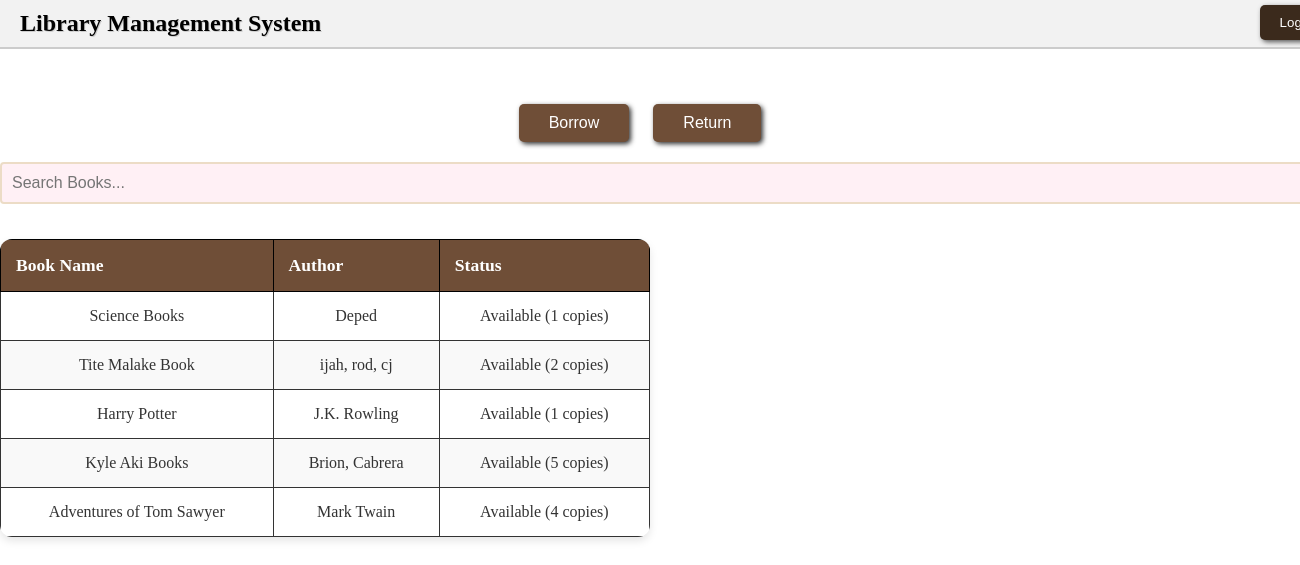
The app's page /member/homepage (signed in), older data.
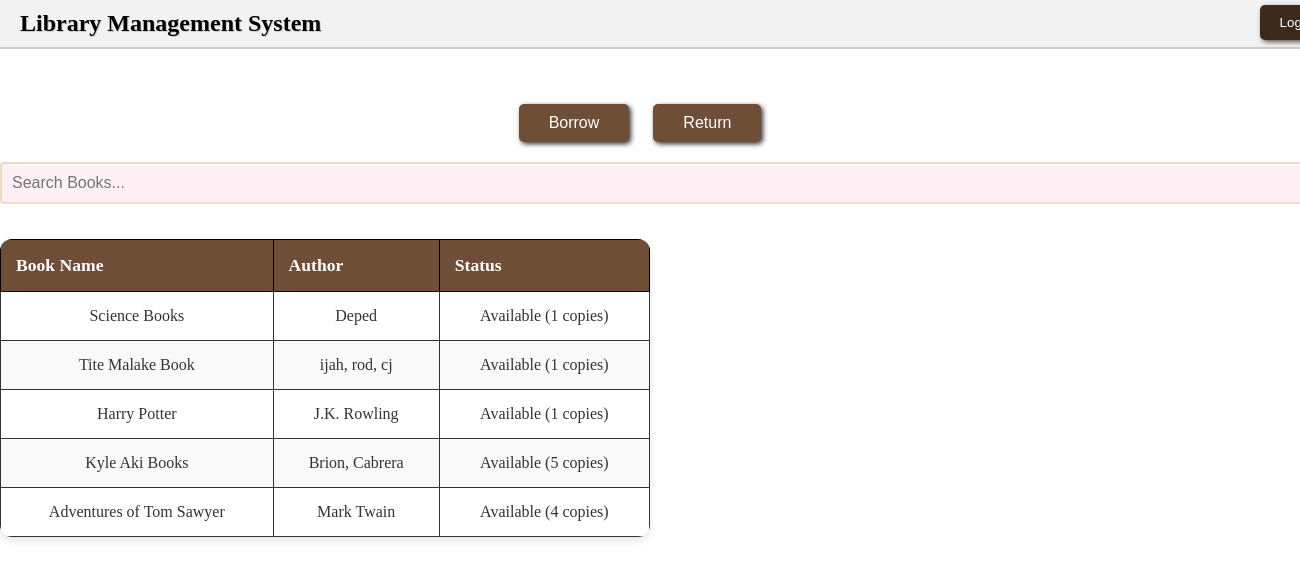
The same page, newer data.
### website/models.py (models this page shows, shortened)
class Book(db.Model):
    id = db.Column(db.Integer, primary_key=True)
    title = db.Column(db.String(255), nullable=False)
    author = db.Column(db.String(255), nullable=False)
    isbn = db.Column(db.String(20), unique=True, nullable=False)
    available_copies = db.Column(db.Integer, default=1)

### website/views.py (the view)
@views.route('/member/homepage')
@login_required
def member_homepage():
    books = Book.query.all()
    borrowed_books = BorrowRecord.query.filter_by(user_id=current_user.id).all()
    return render_template('member_home.html', books=books, borrowed_books=borrowed_books)

### website/__init__.py (called while the page is built)
def create_app():
    app = Flask(__name__)
    app.config["SECRET_KEY"] = 'aobwduiao'
    app.config['SQLALCHEMY_DATABASE_URI'] = f'sqlite:///library.db'
    db.init_app(app)
    migrate.init_app(app, db)
    bcrypt.init_app(app)
    login_manager.init_app(app)
    @login_manager.user_loader
    def load_user(user_id):
        return User.query.get(int(user_id))
    from .auth import auth
    app.register_blueprint(auth)
    from .views import views
    app.register_blueprint(views)
    with app.app_context():
        try:
            with db.engine.connect() as connection:
                connection.execute(text("SELECT 1"))
            print("Database connection successful!")
        except Exception as e:
            print(f"Database connection failed: {e}")
    create_database(app)
    return app

### website/templates/member_home.html (shortened to what this page needs)
{% extends "base.html" %}
{% block content %}
  <div class="container-member">
    <div class="header2">
      <h1>Library Management System</h1>
    </div>
    <button class="logout-btns" onclick="popLogout()">Logout</button>
    <div class="actions">
      <button class="action-btn" onclick="showBorrowBooks()">Borrow</button>
      <button class="action-btn">Return</button>
    </div>
    <div class="search-bar-member" style="margin-top: 20px;">
      <input type="text" id="searchInput" placeholder="Search Books..." onkeyup="searchBooks()">
    </div>
    <div class="table-member">
      <table>
        <thead>
          <tr>
            <th>Book Name</th>
            <th>Author</th>
            <th>Status</th>
          </tr>
        </thead>
        <tbody>
          {% for book in books %}
          <tr>
            <td>{{ book.title }}</td>
            <td>{{ book.author }}</td>
            <td>
              {% if book.available_copies > 0 %}
                Available ({{ book.available_copies }} copies)
              {% else %}
                Not Available
              {% endif %}
            </td>
          </tr>
          {% endfor %}
        </tbody>
      </table>
    </div>
  </div>
{% endblock %}

### website/templates/base.html (shortened to what this page needs)
<!DOCTYPE html>
<html lang="en">
<head>
    <link rel="stylesheet" href="https://cdnjs.cloudflare.com/ajax/libs/font-awesome/6.5.0/css/all.min.css">
    <link rel="stylesheet" type="text/css" href="{{ url_for('static', filename='style.css') }}">
    <link rel="stylesheet" href="{{ url_for('static', filename='style.css') }}">
</head>
<body>
    {% block content %}{% endblock %}
</body>
</html>

### website/static/style.css (style rules this page uses)
body { margin: 0; padding: 0; font-family: 'Georgia', cursive; background-image: url('https://i.pinimg.com/736x/01/13/f9/0113f94f11c47c63ce2221645121b863.jpg'); background-size: cover; background-attachment: fixed; text-align: center; }
.search-bar-member input { width: 100%; padding: 10px; margin-bottom: 15px; border: 2px solid #ecdcc6; background: #fff0f5; border-radius: 4px; font-size: 1rem; }
.table1 table, th, td { border: 1px solid #000; }
.table1 th, td { padding: 10px; text-align: center; }
.table table, th, td { border: 1px solid #000; }
.table th, td { padding: 10px; text-align: center; }
.table2 table, th, td { border: 1px solid #000; }
.table2 th, td { padding: 10px; text-align: center; }
.table3 table, th, td { border: 1px solid #000; }
.table3 th, td { padding: 10px; text-align: center; }
.table4 table, th, td { border: 1px solid #000; }
.table4 th, td { padding: 10px; text-align: center; }
.header2 { background-color: #f2f2f2; padding: 10px 20px; display: flex; justify-content: space-between; align-items: center; border-bottom: 2px solid #ccc; }
.header2 h1 { margin: 0; font-size: 24px; color: #000; text-shadow: 1px 1px #ccc; }
.logout-btns { position: relative; top: -44px; left: 650px; background-color: #3b2a1c; color: white; border: none; padding: 10px 20px; box-shadow: 2px 2px 5px #555; cursor: pointer; border-radius: 5px; }
.actions { text-align: center; margin: 20px 0; }
.action-btn { background-color: #6f4e37; color: white; padding: 10px 30px; margin-right: 20px; border: none; cursor: pointer; font-size: 16px; border-radius: 5px; box-shadow: 2px 2px 5px #333; }
.table th, td { border: 1px solid #333; padding: 10px; text-align: center; }
.table-member table { width: 50%; border-collapse: collapse; background-color: #fff; border-radius: 12px; overflow: hidden; box-shadow: 0 4px 8px rgba(0,0,0,0.1); margin-top: 20px; }
.table-member thead { background-color: #6f4e37; color: white; }
.table-member thead th { padding: 15px; text-align: left; font-size: 1.1rem; }
.table-member tbody tr { border-bottom: 1px solid #ddd; }
.table-member tbody tr:nth-child(even) { background-color: #f9f9f9; }
.table-member tbody td { padding: 15px; font-size: 1rem; color: #333; }

Row changes from the older to the newer data that the page shows:
changed Book "Tite Malake Book": available_copies "2" → "1"
